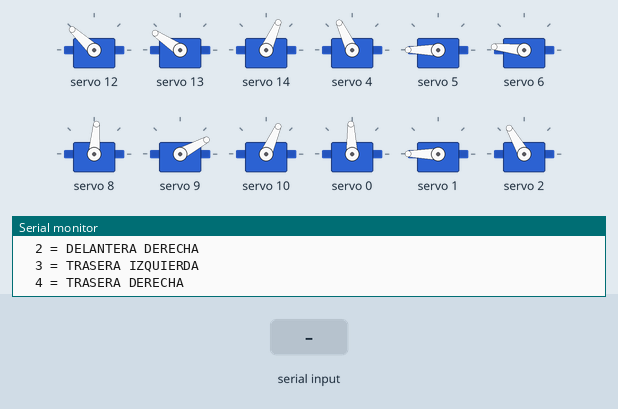
This sketch was run on a simulated ESP32. On the bench: 12 × servo, the last lines printed to the serial monitor. Inputs (shaded band) come from the test bench.

Above: at 3.7 s.
3.8 s: "1" received over Serial
At 7.1 s:
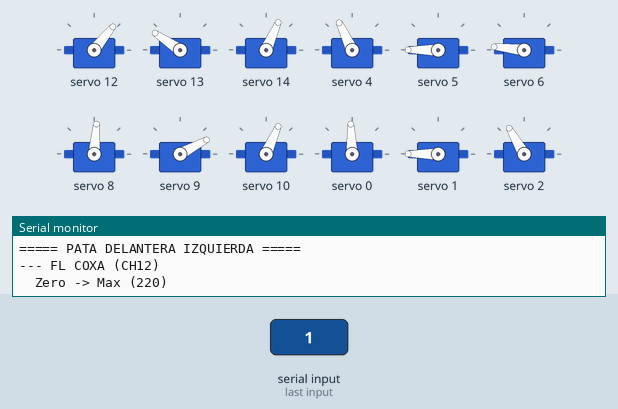
At 22.2 s:
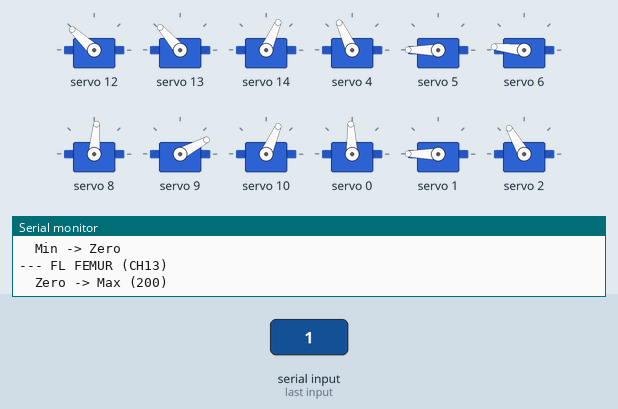
Timing chart, 0 to 23.5 s (numbered marks = the images above; inputs shaded):
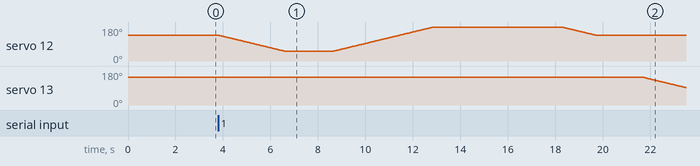

The sketch:

prueba_pata_individual.ino
```cpp
#include <Arduino.h>
#include <Wire.h>
#include <Adafruit_PWMServoDriver.h>

#define PWM_SERVO_ADDR 0x40
Adafruit_PWMServoDriver PWM = Adafruit_PWMServoDriver(PWM_SERVO_ADDR);

struct Servo {
  const char* nombre;
  int canal;
  int min;
  int zero;
  int max;
};

// Calibracion FINAL confirmada
Servo servos[12] = {
  {"FL COXA",  12, 620, 400, 200},
  {"FL FEMUR", 13, 505, 420, 180},
  {"FL TIBIA", 14, 645, 250, 95},

  {"FR COXA",  4,  135, 355, 540},
  {"FR FEMUR", 5,  460, 542, 165},
  {"FR TIBIA", 6,  200, 480, 595},

  {"RL COXA",  8,  460, 290, 140},
  {"RL FEMUR", 9,  255, 170, 548},
  {"RL TIBIA", 10, 650, 250, 90},

  {"RR COXA",  0,  155, 305, 445},
  {"RR FEMUR", 1,  440, 520, 130},
  {"RR TIBIA", 2,  95,  365, 485}
};

int spd = 15;
int pausaEntreServos = 2000;
const int MARGEN = 20;

int aplicarMargen(int desde, int hacia) {
  return (hacia > desde) ? (hacia - MARGEN) : (hacia + MARGEN);
}

void moverGradual(int canal, int desde, int hasta) {
  if (desde == hasta) return;
  if (desde < hasta) {
    for (int x = desde; x <= hasta; x++) { PWM.setPWM(canal, 0, x); delay(spd); }
  } else {
    for (int x = desde; x >= hasta; x--) { PWM.setPWM(canal, 0, x); delay(spd); }
  }
}

void probarServo(Servo s) {
  int minSeg = aplicarMargen(s.zero, s.min);
  int maxSeg = aplicarMargen(s.zero, s.max);

  Serial.print("--- "); Serial.print(s.nombre);
  Serial.print(" (CH"); Serial.print(s.canal); Serial.println(")");

  Serial.print("  Zero -> Max ("); Serial.print(maxSeg); Serial.println(")");
  moverGradual(s.canal, s.zero, maxSeg);
  delay(pausaEntreServos);

  Serial.print("  Max -> Min ("); Serial.print(minSeg); Serial.println(")");
  moverGradual(s.canal, maxSeg, minSeg);
  delay(pausaEntreServos);

  Serial.println("  Min -> Zero");
  moverGradual(s.canal, minSeg, s.zero);
  delay(pausaEntreServos);
}

void irATodosZero() {
  for (int i = 0; i < 12; i++) {
    PWM.setPWM(servos[i].canal, 0, servos[i].zero);
  }
}

void probarPata(int idx, const char* nombre) {
  Serial.print("===== PATA "); Serial.print(nombre); Serial.println(" =====");
  for (int j = 0; j < 3; j++) {
    probarServo(servos[idx + j]);
  }
  Serial.println("===== Pata completa. De vuelta en Zero. =====");
}

void setup() {
  Serial.begin(115200);
  Wire.begin(21, 22);
  PWM.begin();
  PWM.setPWMFreq(50);
  delay(1000);

  Serial.println("Llevando las 12 a Zero...");
  irATodosZero();
  delay(1500);

  Serial.println();
  Serial.println("=== PRUEBA DE UNA SOLA PATA ===");
  Serial.println("Escribe un numero y Enter en el Monitor Serial:");
  Serial.println("  1 = DELANTERA IZQUIERDA");
  Serial.println("  2 = DELANTERA DERECHA");
  Serial.println("  3 = TRASERA IZQUIERDA");
  Serial.println("  4 = TRASERA DERECHA");
  Serial.println();
}

void loop() {
  if (Serial.available()) {
    char c = Serial.read();
    switch (c) {
      case '1': probarPata(0, "DELANTERA IZQUIERDA"); break;
      case '2': probarPata(3, "DELANTERA DERECHA");   break;
      case '3': probarPata(6, "TRASERA IZQUIERDA");   break;
      case '4': probarPata(9, "TRASERA DERECHA");     break;
    }
  }
}
```

Measured:
- after the input at 3.8 s, servo 13: moves from 146° to 92° over 1.7 s, starting after 17.9 s
